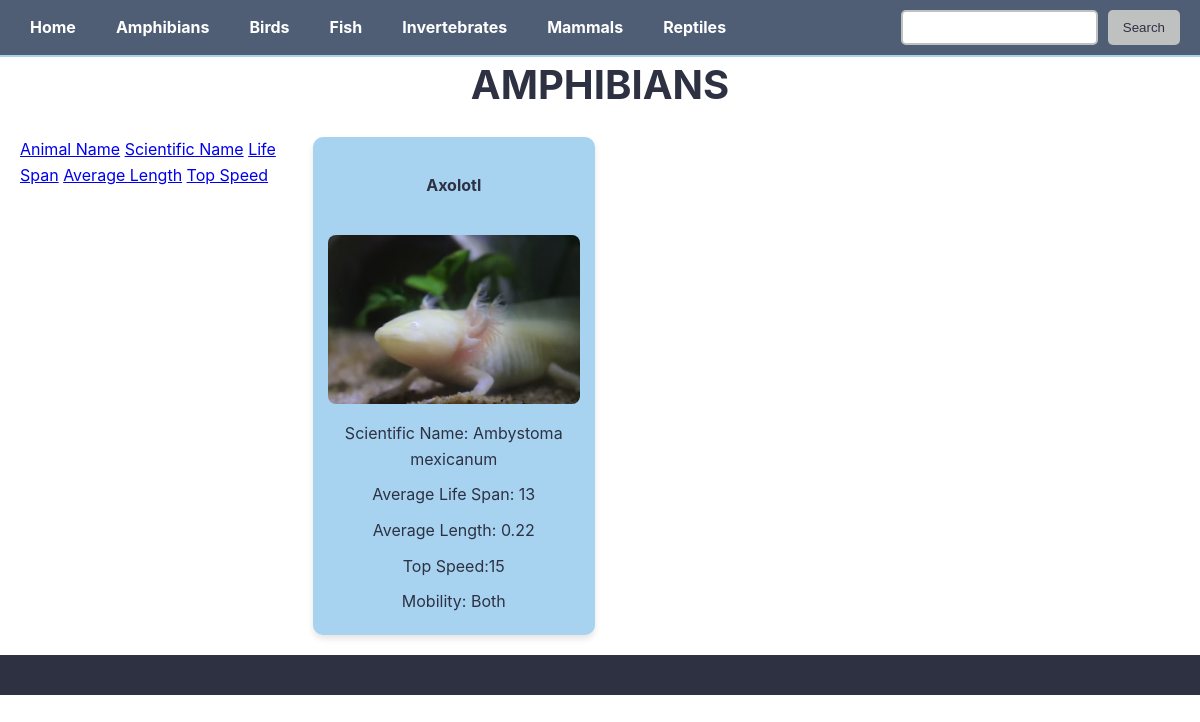
Before: /main/Amphibians with the older database file.
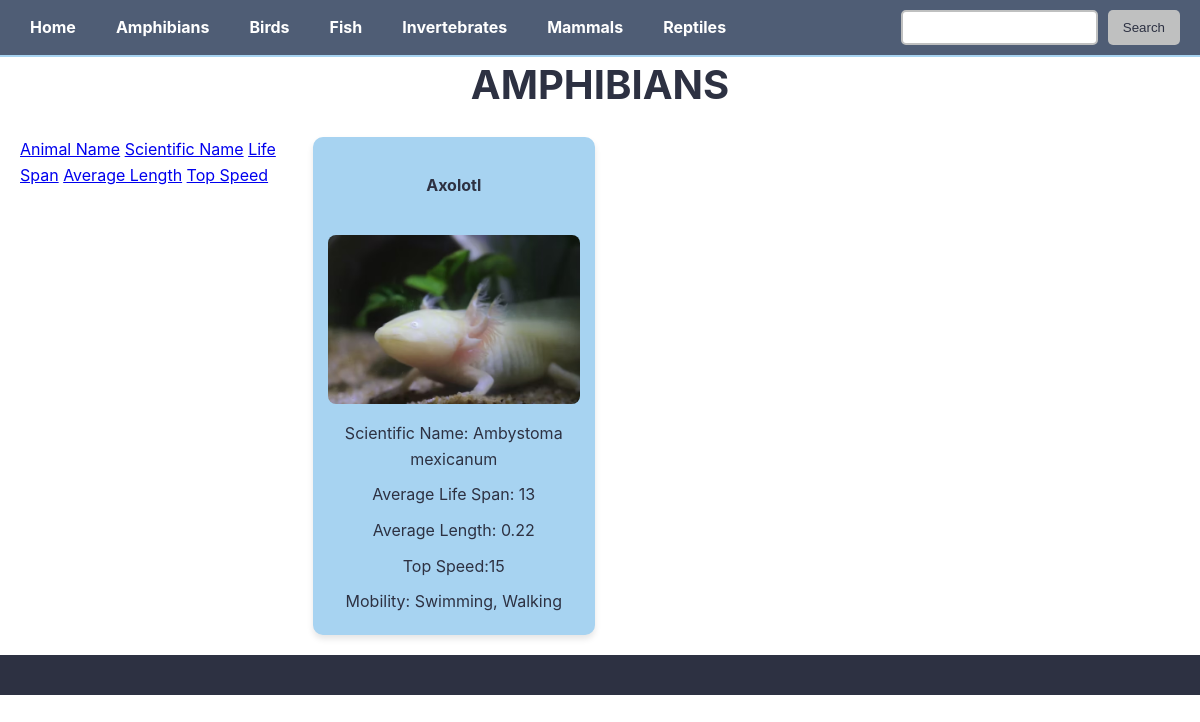
After: the same page with the newer database file.
### tables this page shows
CREATE TABLE "Marine" (animal_name TEXT (20) PRIMARY KEY, "scientific_name" TEXT (50), life_span INTEGER (5), average_length INTEGER (5), mobility TEXT (15), "top_speed" INTEGER (5), animal_group INTERGER (15), "images" BLOB (30));

### main.py (the view)
@app.route('/main/<classification>')
def render_animals(classification):
    title = classification.upper()
    return render_template('creatures.html', animals=get_animals(classification), title=title, classifications=get_classifications())

### main.py (called while the page is built)
def create_connection(db_file):
    try:
        connection = sqlite3.connect(db_file)
        return connection
    except Error as e:
        print(e)
    return None

def get_animals(animal_type):
    title = animal_type.capitalize()
    query = "SELECT animal_name, scientific_name, life_span, average_length, top_speed, mobility, images FROM Marine WHERE animal_group = ?"
    params = [title]
    con = create_connection(DATABASE)
    cur = con.cursor()
    cur.execute(query, params)
    animal_list = cur.fetchall()
    print(animal_list)
    con.close()
    return animal_list

def get_classifications():
    con = create_connection(DATABASE)
    query = "SELECT DISTINCT animal_group FROM Marine ORDER BY animal_group ASC"
    cur = con.cursor()
    cur.execute(query)
    records = cur.fetchall()
    for i in range(len(records)):
        records[i] = records[i][0]
    return records

### templates/creatures.html
{% extends "base.html" %}
{% block main %}
    <h2>{{ title }}</h2>
                        <div class="sort-group">
                        <a href="/sort/{{ title }}?sort=animal_name&order={{ order }}">Animal Name</a>
                        <a href="/sort/{{ title }}?sort=scientific_name&order={{ order }}">Scientific Name</a>
                        <a href="/sort/{{ title }}?sort=life_span&order={{ order }}">Life Span</a>
                        <a href="/sort/{{ title }}?sort=average_length&order={{ order }}">Average Length</a>
                        <a href="/sort/{{ title }}?sort=top_speed&order={{ order }}">Top Speed</a>
                        </div>
                        <div class="animal-info">
                        {% for animal in animals %}
                        <article>
                        <h4>{{ animal[0] }}</h4>
                        <p><img src="/static/images/{{ animal[6] }}.jpg" width="100"></p>
                        <p>Scientific Name: {{ animal[1] }}</p>
                        <p>Average Life Span: {{ animal[2] }}</p>
                        <p>Average Length: {{ animal[3] }}</p>
                        <p>Top Speed:{{ animal[4] }}</p>
                        <p>Mobility: {{ animal[5] }}</p>
                        </article>
                        </div>
                    {% endfor %}
{% endblock %}

### templates/base.html (shortened to what this page needs)
<!DOCTYPE html>
<html lang="en">
    <head>
                    <link type="text/css" rel="stylesheet" href="/static/css/styles.css">
    </head>
        <body>
            <nav>
                <ul>
                    <li>
                        <a href="/">Home</a>
                    </li>
                    {% for classes in classifications %}
                    <li>
                        <a href="/main/{{classes}}">{{classes}}</a>
                    </li>
                    {% endfor %}
                </ul>
                <form method="POST" action="/search">
                <input type="text" name="search" id="search">
                <input type="submit" value="Search">
                </form>
                </nav>
                <main>
                {% block main %}  {% endblock %}
                </main>
                </body>
                <footer>
            </footer >
                </html>

### static/css/styles.css (style rules this page uses)
:root { --color-dark-blue: #2d3142; --color-light-gray: #bfc0c0; --color-white: #ffffff; --color-light-blue: #a7d3f1; --color-medium-blue: #4f5d75; }
html { box-sizing: border-box; }
*, *:before, *:after { box-sizing: inherit; }
body { font-family: 'Inter', sans-serif; background-color: var(--color-white); color: var(--color-dark-blue); line-height: 1.6; margin: 0; padding: 0; }
nav { background-color: var(--color-medium-blue); color: var(--color-white); padding: 10px 20px; display: flex; justify-content: space-between; align-items: center; flex-wrap: wrap; border-bottom: 2px solid var(--color-light-blue); position: fixed; width: 100%; }
nav ul { display: flex; list-style: none; margin: 0; padding: 0; flex-wrap: wrap; }
nav ul li { margin-right: 20px; }
nav a { color: var(--color-white); text-decoration: none; font-weight: bold; padding: 5px 10px; border-radius: 5px; transition: background-color 0.3s ease; }
nav form { display: flex; gap: 10px; }
nav input[type="text"] { padding: 8px; border: 2px solid var(--color-light-gray); border-radius: 5px; background-color: var(--color-white); color: var(--color-dark-blue); }
nav input[type="submit"] { background-color: var(--color-light-gray); color: var(--color-dark-blue); padding: 8px 15px; border: none; border-radius: 5px; cursor: pointer; transition: background-color 0.3s ease; }
main { display: grid; grid-template-columns: 1fr 1fr 1fr 1fr; row-gap: 20px; column-gap: 10px; padding: 20px; }
main h2 { grid-column: 1/5; text-align: center; font-size: 2.5rem; color: var(--color-dark-blue); margin-bottom: 0; }
article { background-color: #a7d3f1; padding: 15px; border-radius: 10px; box-shadow: 0 4px 6px rgba(0, 0, 0, 0.1); display: flex; flex-direction: column; justify-content: space-between; transition: transform 0.2s ease, box-shadow 0.2s ease; overflow: hidden; }
article p { margin: 5px 0; text-align: center; }
article img { width: 100%; max-width: 100%; height: auto; border-radius: 8px; margin-top: 10px; }
footer { text-align: center; padding: 20px; color: var(--color-white); background-color: var(--color-dark-blue); }
h4 { text-align: center; }
footer { bottom: 0; width: 100%; text-align: center; }

Changed rows visible on the page:
changed Marine "Axolotl": mobility "Both" → "Swimming, Walking"
